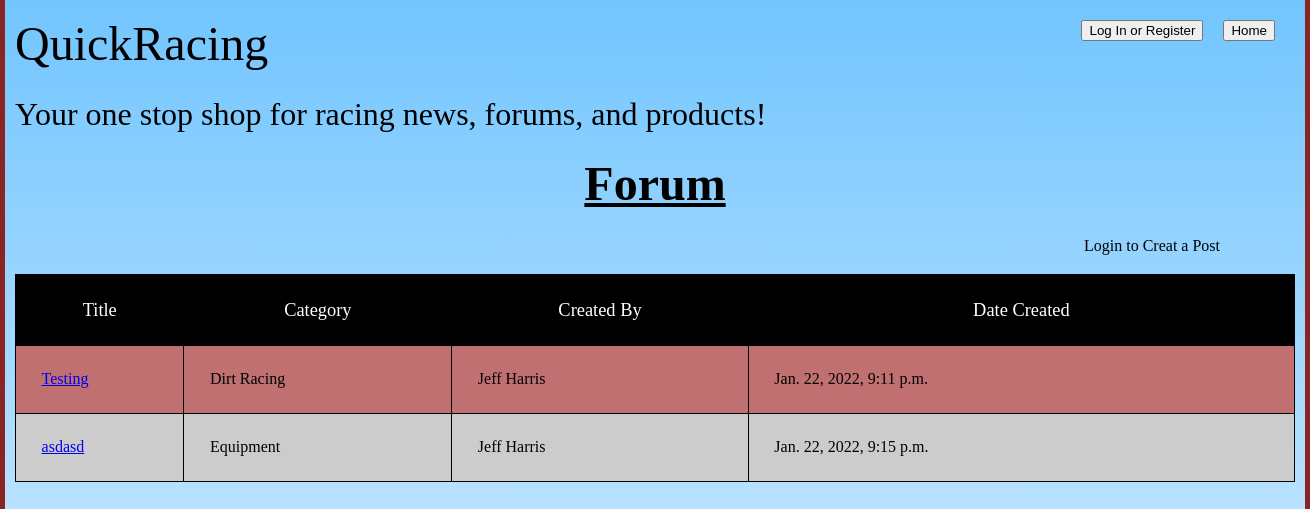
Page /forum on the committed database.
### Quick_Racing_App/models.py (models this page shows)
class Post(models.Model):
    title = models.CharField(max_length=255)
    category = models.CharField(max_length=50)
    description = models.TextField()
    created_by = models.ForeignKey(User, related_name="posts_uploaded", on_delete=models.CASCADE)
    created_at = models.DateTimeField(auto_now_add=True)
    updated_at = models.DateTimeField(auto_now=True)
    objects = PostManager()

class User(models.Model):
    first_name = models.CharField(max_length=255)
    last_name = models.CharField(max_length=255)
    email_address = models.CharField(max_length=255)
    password = models.CharField(max_length=255)
    created_at = models.DateTimeField(auto_now_add=True)
    updated_at = models.DateTimeField(auto_now=True)
    objects = UserManager()

### Quick_Racing_App/views.py (the view)
# urls.py: path('forum', views.forum),
def forum(request):
    if request.session.is_empty():
        context = {
            "all_posts" : Post.objects.all()
        }
        return render(request, 'forum.html', context)
    else:
        context = {
            "user" : User.objects.get(id=request.session['user_id']),
            "all_posts" : Post.objects.all()
        }
        return render(request, 'forum.html', context)

### Quick_Racing_App/templates/forum.html (shortened to what this page needs)
<!DOCTYPE html>
<html lang="en">
    <head>
        {% load static %}
        <link rel="stylesheet" type="text/css" href="{% static 'css/reset.css' %}">
        <link rel="stylesheet" type="text/css" href="{% static 'css/styles.css' %}">
    </head>
    <body>
        <div class="wrapper">
            <h1>QuickRacing</h1>
            <a href="/" class="logout"><button>Home</button></a>
            {% if user.first_name %}
                <a href="/logout" class="logout"><button>Logout</button></a>
                <p class="welcome">Welcome,  {{ user.first_name }}</p>
            {% else %}
                <a href="/loginreg" class="logout"><button>Log In or Register</button></a>
            {% endif %}
            <h2>Your one stop shop for racing news, forums, and products!</h2>
            <h2 class="heading">Forum</h2>
            {% if user.first_name %}
                <div class="create-post">
                    <a href="/createpost"><button>New Post</button></a>
                </div>
            {% else %}
                <div class="create-post">
                    <p>Login to Creat a Post</p>
                </div>
            {% endif %}
            <div class="table">
                <table>
                    <tr>
						<th>Title</th>
						<th>Category</th>
						<th>Created By</th>
						<th>Date Created</th>
					</tr>
                    {% for post in all_posts %}
                    <tr>
						<td><a href="/post/{{ post.id }}">{{ post.title }}</a></td>
						<td>{{ post.category }}</td>
						<td>{{ post.created_by.first_name }} {{ post.created_by.last_name }}</td>
						<td>{{ post.created_at }}</td>
					</tr>
                    {% endfor %}
				</table>
            </div>
        </div>
    </body>
</html>

### Quick_Racing_App/static/css/styles.css (style rules this page uses)
h1 { font-size: 3em; display: inline-block; }
.wrapper { margin: 0 auto; padding-top: 20px; width: 1280px; height: 1000px; padding-left: 10px; padding-right: 10px; background: rgb(255,255,255); background: linear-gradient(0deg, rgba(255,255,255,1) 0%, rgba(114,197,255,1) 100%); }
h2 { margin-top: 30px; font-size: 2em; }
.logout { float: right; margin-right: 20px; }
.heading { text-decoration: underline; font-weight: bold; text-align: center; font-size: 3em; }
body { background: rgb(136,36,36); background: linear-gradient(90deg, rgba(136,36,36,1) 0%, rgba(157,168,201,1) 50%, rgba(136,36,36,1) 100%); }
.create-post { text-align: right; padding-right: 75px; margin-top: 30px; }
table { border: 1px solid #000; border-collapse: collapse; margin: 0 auto; width: 100%; margin-top: 20px; }
th { border: 1px solid #000; padding: 2%; }
td { border: 1px solid #000; padding: 2%; }
th { background-color: #000; color: #fff; font-size: 1.15em; }
tr:nth-child(odd) { background-color: #ccc; }
tr:nth-child(even) { background-color: #c07070; }

### rows in the picture
Post: title "Testing", category "Dirt Racing", created_by.first_name "Jeff", created_by.last_name "Harris", created_at "Jan. 22, 2022, 9:11 p.m."
Post: title "asdasd", category "Equipment", created_by.first_name "Jeff", created_by.last_name "Harris", created_at "Jan. 22, 2022, 9:15 p.m."
